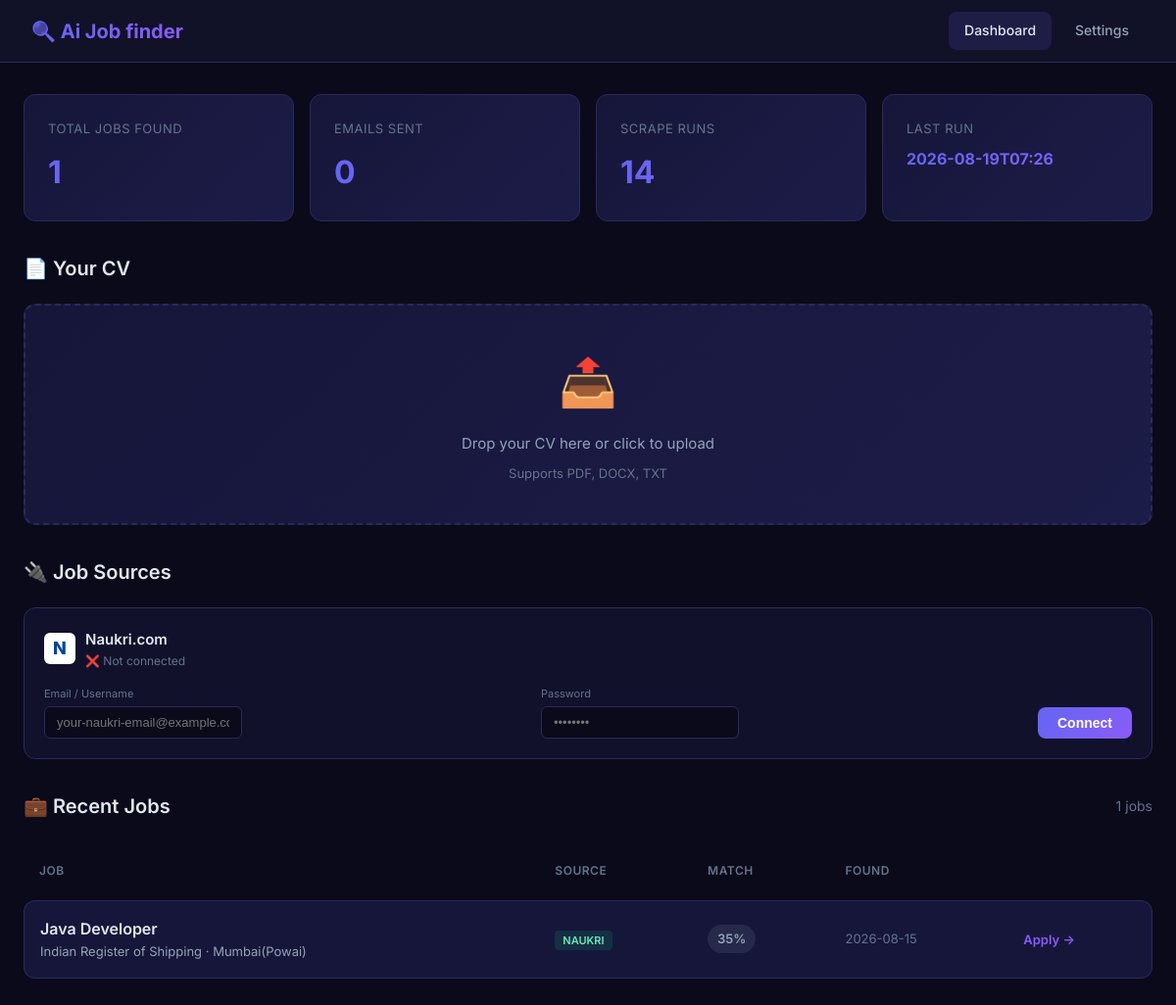
Before: / with the older database file.
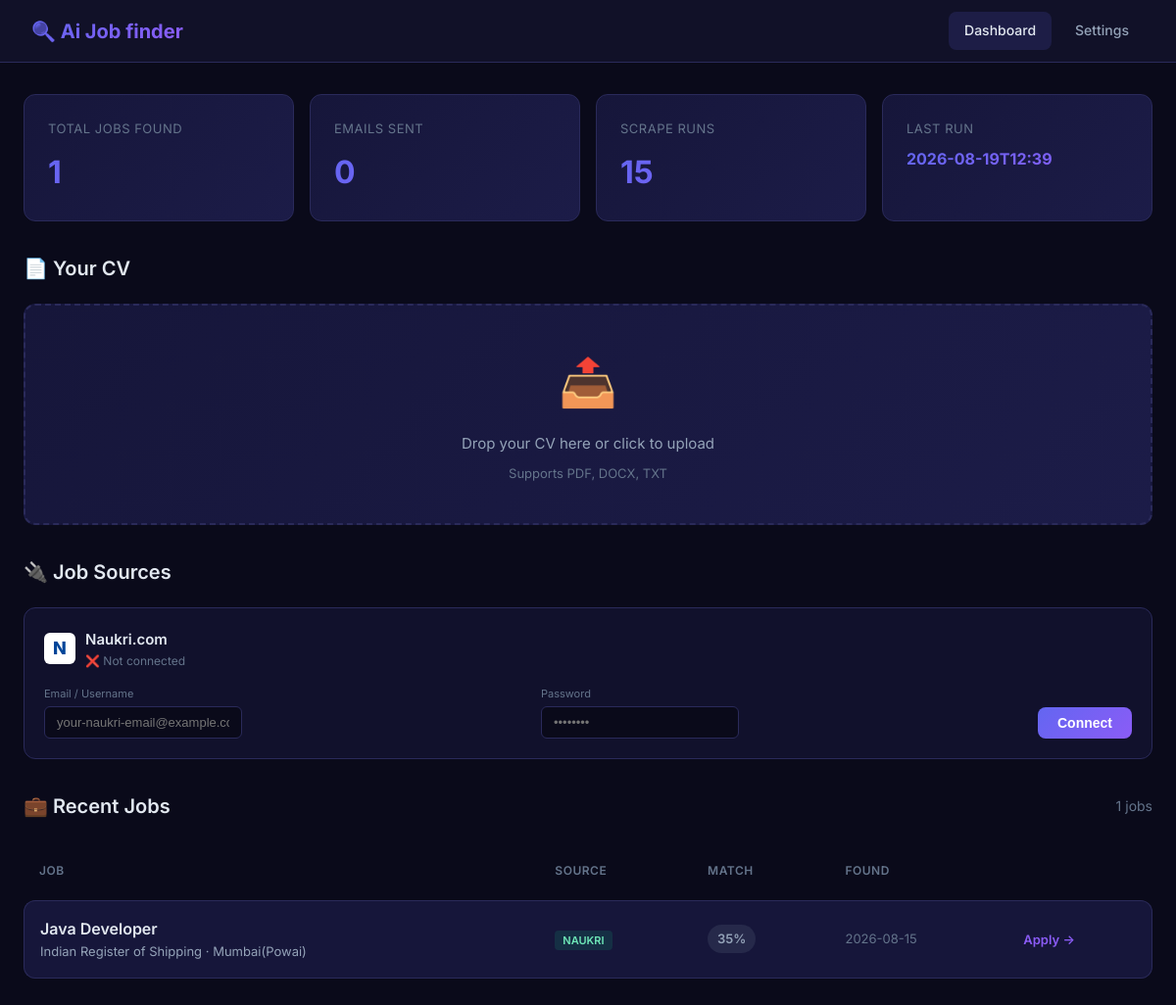
After: the same page with the newer database file.
### tables this page shows
CREATE TABLE scrape_runs (
                    id INTEGER PRIMARY KEY AUTOINCREMENT,
                    timestamp TEXT,
                    jobs_found INTEGER,
                    jobs_new INTEGER,
                    jobs_notified INTEGER
                );

CREATE TABLE seen_jobs (
                    id TEXT PRIMARY KEY,
                    title TEXT,
                    company TEXT,
                    location TEXT,
                    url TEXT,
                    source TEXT,
                    score REAL DEFAULT 0.0,
                    first_seen TEXT,
                    notified INTEGER DEFAULT 0,
                    notified_at TEXT
                );

### web/app.py (the view, shortened to what this page needs)
    @app.route("/")
    def index():
        page = request.args.get("page", 1, type=int)
        per_page = 20
        offset = (page - 1) * per_page
        config = load_config()
        db = JobDatabase(DB_PATH)
        total_jobs = db.get_total_jobs_count()
        recent_jobs = db.get_recent_jobs(limit=per_page, offset=offset)
        stats = db.get_stats()
        total_pages = (total_jobs + per_page - 1) // per_page
        cv_info = None
        return render_template(
            "index.html",
            jobs=recent_jobs,
            stats=stats,
            cv_info=cv_info,
            config=config,
            page=page,
            total_pages=total_pages,
            total_jobs=total_jobs
        )

### config.py (called while the page is built, shortened)
def load_config() -> AgentConfig:
    config = AgentConfig()
    config.email.sender_email = os.getenv("EMAIL_SENDER", config.email.sender_email)
    config.email.sender_password = os.getenv("EMAIL_PASSWORD", config.email.sender_password)
    config.email.recipient_email = os.getenv("EMAIL_RECIPIENT", config.email.recipient_email)
    config.naukri.naukri_user = os.getenv("NAUKRI_USER", config.naukri.naukri_user)
    config.naukri.naukri_password = os.getenv("NAUKRI_PASSWORD", config.naukri.naukri_password)
    config.tinyfish.api_key = os.getenv("TINYFISH_API_KEY", config.tinyfish.api_key)
    env_cv_path = os.getenv("CV_PATH")
    if env_cv_path:
        config.cv_path = env_cv_path
    return config

### storage/db.py (called while the page is built)
    def _connect(self) -> sqlite3.Connection:
        return sqlite3.connect(self.db_path)

    def get_recent_jobs(self, limit: int = 50, offset: int = 0) -> list:
        with self._connect() as conn:
            conn.row_factory = sqlite3.Row
            cursor = conn.execute("""
                SELECT * FROM seen_jobs
                ORDER BY first_seen DESC, score DESC
                LIMIT ? OFFSET ?
            """, (limit, offset))
            return [dict(row) for row in cursor.fetchall()]

    def get_total_jobs_count(self) -> int:
        with self._connect() as conn:
            return conn.execute("SELECT COUNT(*) FROM seen_jobs").fetchone()[0]

    def get_stats(self) -> dict:
        with self._connect() as conn:
            total = conn.execute("SELECT COUNT(*) FROM seen_jobs").fetchone()[0]
            notified = conn.execute("SELECT COUNT(*) FROM seen_jobs WHERE notified = 1").fetchone()[0]
            runs = conn.execute("SELECT COUNT(*) FROM scrape_runs").fetchone()[0]
            last_run = conn.execute(
                "SELECT timestamp FROM scrape_runs ORDER BY id DESC LIMIT 1"
            ).fetchone()
            return {
                "total_jobs_seen": total,
                "total_notified": notified,
                "total_runs": runs,
                "last_run": last_run[0] if last_run else "Never",
            }

### web/templates/index.html (shortened to what this page needs)
<!DOCTYPE html>
<html lang="en">
<head>
</head>
<body>
    <nav>
        <div class="nav-brand">🔍 Ai Job finder</div>
        <div class="nav-links">
            <a href="/" class="active">Dashboard</a>
            <a href="/settings">Settings</a>
        </div>
    </nav>
    <div class="container">
        <div class="stats-grid">
            <div class="stat-card">
                <div class="stat-label">Total Jobs Found</div>
                <div class="stat-value">{{ stats.total_jobs_seen }}</div>
            </div>
            <div class="stat-card">
                <div class="stat-label">Emails Sent</div>
                <div class="stat-value">{{ stats.total_notified }}</div>
            </div>
            <div class="stat-card">
                <div class="stat-label">Scrape Runs</div>
                <div class="stat-value">{{ stats.total_runs }}</div>
            </div>
            <div class="stat-card">
                <div class="stat-label">Last Run</div>
                <div class="stat-value" style="font-size:16px;">{{ stats.last_run[:16] if stats.last_run != 'Never' else 'Never' }}</div>
            </div>
        </div>
        <div class="section">
            <div class="section-header">
                <h2 class="section-title">📄 Your CV</h2>
            </div>
            {% if cv_info and not cv_info.get('error') %}
            <div class="cv-card">
                <h3>✓ CV Loaded: {{ cv_info.path.split('\\')[-1].split('/')[-1] }}</h3>
                {% if cv_info.email or cv_info.phone %}
                <div class="cv-detail">
                    {% if cv_info.email %}<strong>Email:</strong> {{ cv_info.email }} &nbsp;&nbsp;{% endif %}
                    {% if cv_info.phone %}<strong>Phone:</strong> {{ cv_info.phone }}{% endif %}
                </div>
                {% endif %}
                {% if cv_info.links %}
                <div class="cv-detail"><strong>Links:</strong>
                    {% for link in cv_info.links %}
                        <a href="{{ link if link.startswith('http') else 'https://' + link }}" target="_blank" style="color: var(--accent-blue); text-decoration: none; margin-right: 8px;">{{ link }}</a>
                    {% endfor %}
                </div>
                {% endif %}
                <div class="cv-detail"><strong>Experience:</strong> {{ cv_info.experience_years }} years</div>
                {% if cv_info.job_titles %}
                <div class="cv-detail"><strong>Job Titles:</strong> {{ cv_info.job_titles | join(', ') }}</div>
                {% endif %}
                {% if cv_info.education %}
                <div class="cv-detail"><strong>Education:</strong> {{ cv_info.education | join(', ') }}</div>
                {% endif %}
                {% if cv_info.skills %}
                <div class="cv-detail"><strong>Technical Skills:</strong></div>
                <div class="skill-tags">
                    {% for skill in cv_info.skills %}
                    <span class="skill-tag">{{ skill }}</span>
                    {% endfor %}
                </div>
                {% endif %}
            </div>
            {% else %}
            <form action="/upload" method="post" enctype="multipart/form-data">
                <div class="upload-area" id="upload-area">
                    <div class="upload-icon">📤</div>
                    <div class="upload-text">Drop your CV here or click to upload</div>
                    <div class="upload-hint">Supports PDF, DOCX, TXT</div>
                </div>
            </form>
            {% endif %}
        </div>
        <div class="section">
            <div class="section-header">
                <h2 class="section-title">🔌 Job Sources</h2>
            </div>
            <div class="naukri-card {% if config.naukri.naukri_user %}connected{% endif %}">
                <div class="naukri-card-header">
                    <div class="naukri-logo">N</div>
                    <div>
                        <div style="font-weight: 600; font-size: 15px;">Naukri.com</div>
                        <div style="font-size: 12px; color: var(--text-muted);">
                            {% if config.naukri.naukri_user %}
                                ✅ Connected as {{ config.naukri.naukri_user }}
                            {% else %}
                                ❌ Not connected
                            {% endif %}
                        </div>
                    </div>
                </div>
                <form action="/connect-naukri" method="post" class="naukri-form">
                    <div>
                        <label>Email / Username</label>
                        <input type="text" name="naukri_user" value="{{ config.naukri.naukri_user }}" placeholder="your-naukri-email@example.com">
                    </div>
                    <div>
                        <label>Password</label>
                        <input type="password" name="naukri_password" value="{{ config.naukri.naukri_password }}" placeholder="••••••••">
                    </div>
                    <button type="submit" class="btn btn-primary" style="padding: 8px 20px;">
                        {{ "Update" if config.naukri.naukri_user else "Connect" }}
                    </button>
                </form>
            </div>
        </div>
        <div class="section">
            <div class="section-header">
                <h2 class="section-title">💼 Recent Jobs</h2>
                <span style="color: var(--text-muted); font-size: 14px;">{{ jobs | length }} jobs</span>
            </div>
            {% if jobs %}
            <table class="jobs-table">
                <thead>
                    <tr>
                        <th>Job</th>
                        <th>Source</th>
                        <th>Match</th>
                        <th>Found</th>
                        <th></th>
                    </tr>
                </thead>
                <tbody>
                    {% for job in jobs %}
                    <tr>
                        <td>
                            <a href="{{ job.url }}" target="_blank" class="job-title">{{ job.title }}</a>
                            <div class="job-company">{{ job.company }} {% if job.location %}· {{ job.location }}{% endif %}</div>
                        </td>
                        <td>
                            <span class="job-source source-{{ job.source }}">{{ job.source }}</span>
                        </td>
                        <td>
                            {% set score = (job.score * 100) | int %}
                            <span class="score-badge {% if score >= 70 %}score-high{% elif score >= 40 %}score-mid{% else %}score-low{% endif %}">
                                {{ score }}%
                            </span>
                        </td>
                        <td style="color: var(--text-muted); font-size: 13px;">
                            {{ job.first_seen[:10] if job.first_seen else 'N/A' }}
                        </td>
                        <td>
                            <a href="{{ job.url }}" target="_blank" class="apply-link">Apply →</a>
                        </td>
                    </tr>
                    {% endfor %}
                </tbody>
            </table>
            {% else %}
            <div class="empty-state">
                <div class="icon">🔎</div>
                <h3>No jobs yet</h3>
                <p>Upload your CV and run a scrape to discover matching jobs</p>
            </div>
            {% endif %}
        </div>
    </div>
</body>
</html>

Changed rows visible on the page:
no longer on this page (row unchanged): scrape_runs: timestamp "2026-08-19T07:26"
added scrape_runs: timestamp "2026-08-19T12:39"
Other visible differences:
{{ stats.total_runs }}: "14" → "15"
